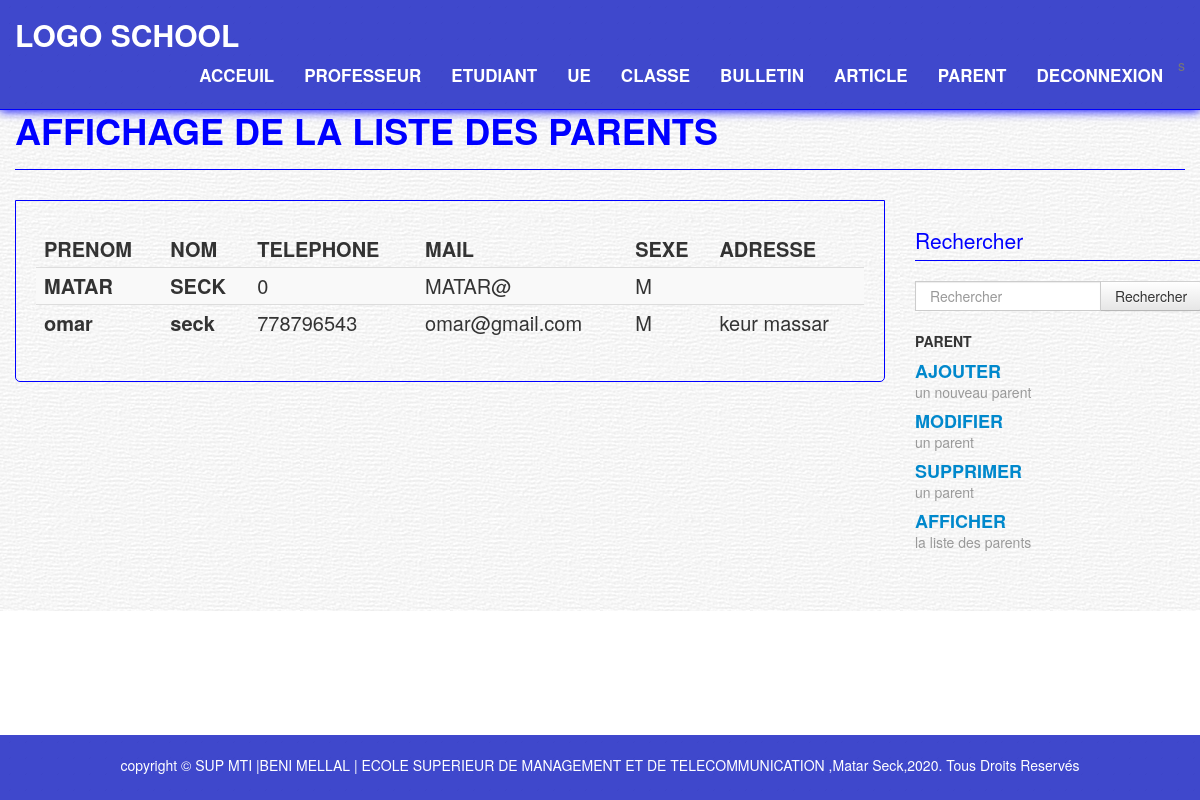
/pages/utilisateur/parent/afparent.php, run on the app's committed database.
### tables this page shows
CREATE TABLE `parent` (
  `idparent` int(11) NOT NULL,
  `Prenom` varchar(70) NOT NULL,
  `Nom` varchar(100) NOT NULL,
  `sexe` varchar(2) NOT NULL,
  `mail` varchar(150) NOT NULL,
  `TEL` int(12) NOT NULL,
  `adresse` text NOT NULL,
  `password` varchar(100) NOT NULL
);

### pages/utilisateur/parent/afparent.php (the view, shortened to what this page needs)
<?php require_once('../../connexion.php'); ?>
    <div class="content">
      <div class="container">
        <div class="page-header">
          <h1>AFFICHAGE DE LA LISTE DES PARENTS</h1>
        </div>
        <div class="row">
          <div class="span9">
            <div class="widget-body">
              <div class="rigth-align">
<p>
<?php $req=$bd->query("select Nom,Prenom,TEL,mail,sexe,adresse from parent order by Nom,Prenom");
?>
  <table class="table table-striped" >
    <thead>
    <th scope="col">PRENOM</th>
    <th scope="col">NOM</th>
    <th scope="col">TELEPHONE</th>
    <th scope="col">MAIL</th>
    <th scope="col">SEXE</th>
    <th scope="col">ADRESSE</th>
  </thead>
    <tbody>
<?php
while($ligne= $req->fetch()) {
echo "<tr><th scope='row'>".$ligne['Prenom']."</th><th scope='row'>".$ligne['Nom']."</th><td>".$ligne['TEL']."</td><td>".$ligne['mail']."</td> <td>".$ligne['sexe']."</td><td>".$ligne['adresse']."</td></tr>";
}
?>
    </tbody>
  </table>
						</p>
          </div></div></div>
          <div class="span3 pull-right sidebar">
            <form class="form-search" action="reparent.php" method="post">
              <div class="input-append">
              <legend>Rechercher</legend>
              <input type="text" class="span2 search-query" name="rechercher" placeholder="Rechercher ">
              <button type="submit" class="btn">Rechercher</button>
              </div>
            </form>
<?php include "menudroite.php";?>
          </div>
        </div>
      </div>
    </div>
	</body>
</html>

### css/boot-business.css (style rules this page uses)
.content { padding: 30px 0; background: url('../img/content.png'); }
.page-header { margin: 0 0 30px; border-bottom: 1px solid blue; }
.widget-body { font-size: 20px; padding: 20px 20px 20px 20px; border: 1px solid blue; -webkit-border-radius: 0 0 5px 5px; -moz-border-radius: 0 0 5px 5px; border-radius: 0 0 5px 5px; }
.sidebar { padding: 20px 0; }
@media (min-width: 1200px) { body { padding-top: 70px; } }

### data on the page
parent: Prenom "MATAR", Nom "SECK", TEL "0", mail "MATAR@", sexe "M"
parent: Prenom "omar", Nom "seck", TEL "778796543", mail "omar@gmail.com", sexe "M", adresse "keur massar"
